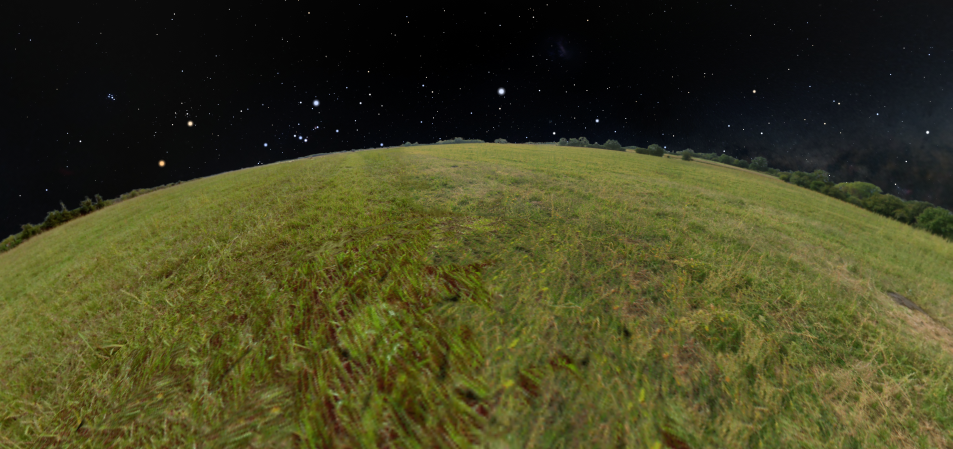
#> input picture stellarium/01.png, 1905 x 898 px, found by its file name (shown at 1/2 size)
$ python main.py
#> lines starting #> are read from the running program, lines starting #| are printed output that depends on the picture; after the words box and inside, x2 and y2 are one past the last pixel; in counts of white or black regions, pixels touching at a corner belong together; long printed decimals are rounded
from cmath import pi
import math
import cv2
import numpy as np
import matplotlib.pyplot as plt
import sympy as sp
import os


# Analisa a entrada do dado ( imagem )
def analyze_data(file: str):
     if os.path.exists(file):
          return file
     else:
          print('Not found')


# Obtem a imagem em Canny Edge e salva imagens na pasta
def get_edges(image):
     image = cv2.convertScaleAbs(image,20,1)
     median = cv2.medianBlur(image,35) # Aplica desfoque na imagem
     gray = cv2.cvtColor(median,cv2.COLOR_BGR2GRAY) # Convert image to grayscale
     edges = cv2.Canny(gray,50,150,apertureSize=3)  # Use canny edge detection

     cv2.imwrite('./stellarium/01/DetectedLines.png',image) # Salva imagem original
     cv2.imwrite('./stellarium/01/DetectedEdges.png',edges) # Salva versão canny edge da imagem
     cv2.imwrite('./stellarium/01/DetectedMedianFilter.png',median) # Salva versão borrada da imagem
     return edges


# Aplica Transformada de Hough na imagem Canny Edge e obter linhas
def hough_transformation(edges):
     lines = cv2.HoughLinesP(
               edges, # Input imagem edge
               1, # Resolução da distancia em pixels
               pi/180, # Angulo da resolução em radianos
               threshold=50, # Numero minimo de votos para criar linha válida
               minLineLength=20, # Tamanho minimo permitido da linha
               maxLineGap=5 # Gap maximo permitido entre linhas para elas se juntarem
               )
     return lines


# Obtem pontos dada as linhas da Transformada de Hough
def get_x_and_y(image,edges):
     lines = hough_transformation(edges) # Chamada da função
     x = []
     y = []
     for points in lines: # Pegar pontos de todas linhas

          x1,y1,x2,y2=points[0]

          x.append(x1) # Add lista de pontos x

          y.append(y1*(-1)) # Add lista de pontos y (É preciso inverter o sinal de y pois o plano cartesiano do OpenCV é diferente do Matplotlib)

          x.append(x2) # Add lista de pontos x

          y.append(y2*(-1)) # Add lista de pontos y (É preciso inverter o sinal de y pois o plano cartesiano do OpenCV é diferente do Matplotlib)

          cv2.line(image,(x1,y1),(x2,y2),(0,255,0),2) # Cria linhas na imagem original dado dois pontos de coordenadas.

          # print(x)

     # print(f'x = {x}') # Verifica valores x
     # print(f'y = {y}') # Verifica valores y
     cv2.imshow('image', image) # Exibe imagem com as linhas
     return x,y # Retorna array com os pontos x e y


# Cria linha de tendencia dado os pontos x e y
def tredline_function(x,y):
     eq_trendline_array = np.polyfit(x,y,2) # Equação da linha de tendencia em array
     eq_trendline = np.poly1d(eq_trendline_array)# Equação da linha de tendencia.
     return eq_trendline,eq_trendline_array


# Obtem os valores medios da função
def median_values(function_array):
     # Testar para todas as extremidades do quadrante
     # Depende do tamanho da imagem
     # No caso do OpenCV, geralmente a imagem esta em uma resolução de 1050x590
     # Cuidado com os eixos do plano cartesiano (ponto de origem está em cima na esquerda)
     x_width_max = 1050 # Tamanho máximo
     x_width_min = 0
     y_height_max = -590
     y_height_min = 0
     a = function_array[0]
     b = function_array[1]
     c = function_array[2]
     roots = []
     x = sp.symbols('x')
     function_y = (a*x**2)+(b*x)+c
     result_x_plus_max = (-b + (b**2 - 4*a*(c+(y_height_max*(-1))))**(1/2)) / (2*a) # Bhaskara x1 com -590
     result_x_plus_min = (-b + (b**2 - 4*a*(c+(y_height_min*(-1))))**(1/2)) / (2*a) # Bhaskara x1 com 0
     result_x_minus_max = (-b - (b**2 - 4*a*((c+y_height_max*(-1))))**(1/2)) / (2*a) # Bhaskara x2 com -590
     result_x_minus_min = (-b - (b**2 - 4*a*((c+y_height_min*(-1))))**(1/2)) / (2*a) # Bhaskara x2 com 0
     roots.append(result_x_plus_max)
     roots.append(result_x_minus_max)
     roots.append(result_x_plus_min)
     roots.append(result_x_minus_min)
     result_y_max_x = function_y.subs(x,x_width_max)
     result_y_min_x = function_y.subs(x,x_width_min)
     if (result_y_max_x <= 0 and result_y_max_x >=-590 and result_y_min_x <= 0 and result_y_min_x >= -590):
          # print('A curva intersecta em x = 0 e x = 1050(1)')
          x_initial = 0
          x_final = 1050
     elif (result_x_plus_min >= 0 and result_x_plus_min <= 1050 and result_x_plus_max >= 0 and result_x_plus_max <= 1050) :
          # print('A curva intersecta em x = 0 e y = -590(2)')
          x_initial = result_x_plus_max
          x_final = result_x_plus_min
     elif (result_x_minus_min >= 0 and result_x_minus_min <= 1050 and result_x_minus_max >= 0 and result_x_minus_max <= 1050):
          # print('A curva intersecta em x = 0 e y = -590(3)')
          x_initial = result_x_minus_min
          x_final = result_x_minus_max
     elif (result_y_max_x <= 0 and result_y_max_x >=-590 and result_x_plus_max >= 0 and result_x_plus_max <=1050):
          # print('A curva intersecta em x = 10intel xeon prata50 e y = -590(4)')
          x_initial = result_x_plus_max
          x_final = 1050
     elif (result_y_min_x <= 0 and result_y_min_x >=-590 and result_x_minus_max >= 0 and result_x_minus_max <=1050):
          # print('A curva intersecta em x = 0 e y = -590(5)')
          x_initial = 0
          x_final = result_x_minus_max
     elif (result_y_min_x <= 0 and result_y_min_x >=-590 and result_x_plus_min >= 0 and result_x_plus_min <=1050):
          # print('A curva intersecta em x = 0 e y = 0(6)')
          x_initial = 0
          x_final = result_x_plus_min
     elif (result_y_max_x <= 0 and result_y_max_x >=-590 and result_x_minus_min >= 0 and result_x_minus_min <=1050):
          # print('A curva intersecta em x = 1050 e y = 0(7)')
          x_initial = result_x_minus_min
          x_final = 1050
     else:
          x_initial = 0
          x_final = 0
     return x_initial,x_final


def f(x):
     return a*x**2+b*x+c

def tangent_coefficients():
     x_points = np.array([float(x_in_curve), xm])
     y_points = np.array([float(y_in_curve), ym])
     function = np.polyfit(x_points,y_points,1)# Equação da linha de tendencia
     slope = function[0]
     intercept = function[1]
     a = -(1/slope)
     b = y_in_curve - (a)*(x_in_curve)
     return a,b

def tangent_equation(x):
     a,b = tangent_coefficients()
     return a*x+b


def plot_graph():
     plt.gca().xaxis.tick_top()
     plt.title("Curvatura da Terra")
     plt.plot(x,y, label='f(x)')
     plt.plot(x_in_curve,y_in_curve,'yo', label='Ponto de menor distância')
     plt.plot(xm,ym,'r',label='Centro da Imagem')
     plt.plot(x,reta_tangente,'r',label='Derivada',linestyle='-')
     plt.plot((x_in_curve,xm),(y_in_curve,ym),'go',linestyle='-')
     plt.xlim(0, 1050)
     plt.ylim(-590, 0)
     text_function = f"$f(x)={a:0.5f}\;x²{b:+0.4f}\;x\;{c:+0.4f}$"
     text_derivative = f"$f(x)'={tangent_slope:0.5f}\;x{tangent_intercept:+0.5f}$"
     plt.gca().text(0.45, 0.40, text_function,transform=plt.gca().transAxes,fontsize=8, verticalalignment='top')
     plt.gca().text(0.45, 0.35, text_derivative,transform=plt.gca().transAxes,fontsize=8, verticalalignment='top')

     # # Definir os rótulos dos eixos x e y
     plt.xlabel('x')
     plt.ylabel('y')
     plt.grid()
     # # Adicionar uma legenda
     plt.legend()

# ===================== Programa Principal ===================== #

src = './stellarium/01.png'
file = analyze_data(src)
image = cv2.imread(file,cv2.IMREAD_UNCHANGED)
#> image is the input picture: shape (898, 1905, 4); mean B, G, R, A 32.3, 65.5, 65.9, 255

width_image = 1050
height_image = 590
xm = width_image/2
ym = -height_image/2
dsize = (width_image,height_image)
image = cv2.resize(image,dsize)
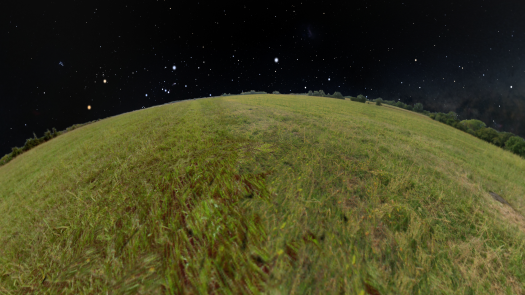
#> image: shape (590, 1050, 4) (shown at 1/2 size); mean B, G, R, A 32.2, 65.4, 65.8, 255
fov = 48.8
pixel_height = fov/height_image
earth_radius = 6378
orbit_distance = 430


edges = get_edges(image)
#> in get_edges, `median = cv2.medianBlur(image,35)`:
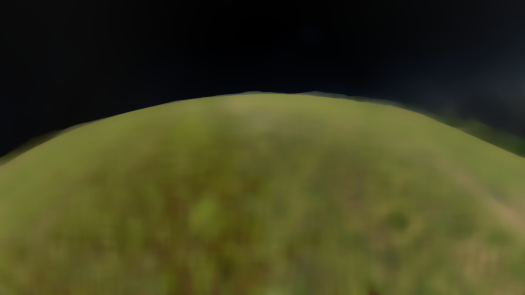
#> median: shape (590, 1050, 4) (shown at 1/2 size); mean of channels 0, 1, 2, 3 31.5, 65.3, 65.3, 255; drawn as B, G, R
#> in get_edges, `gray = cv2.cvtColor(median,cv2.COLOR_BGR2GRAY)`:
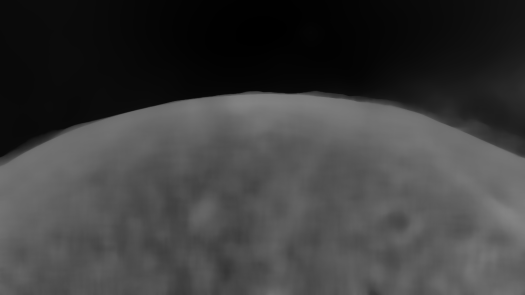
#> gray: shape (590, 1050) (shown at 1/2 size); min 0, max 133, mean 61.4
#> in get_edges, `edges = cv2.Canny(gray,50,150,apertureSize=3)`:
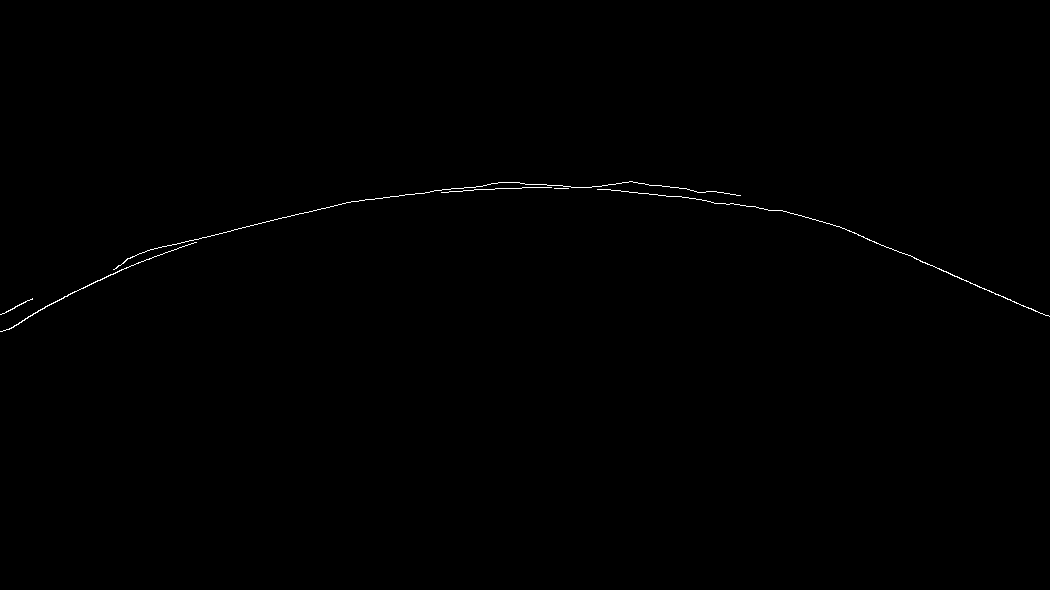
#> edges: shape (590, 1050); 0.25% white in thin lines or dots, all inside (x1, y1, x2, y2) = (0, 181, 1050, 332)
x_points_array,y_points_array = get_x_and_y(image,edges)
#> in hough_transformation, `lines = cv2.HoughLinesP( edges,`: lines = 17 rows, first 6: [914, 258, 1016, 302], [166, 246, 346, 202], [463, 190, 512, 188], [598, 189, 637, 192], [28, 316, 110, 274], [405, 194, 429, 192]
#> the loop in get_x_and_y, `for points in lines:` made 17 passes
#> after the loop in get_x_and_y, `for points in lines:`:
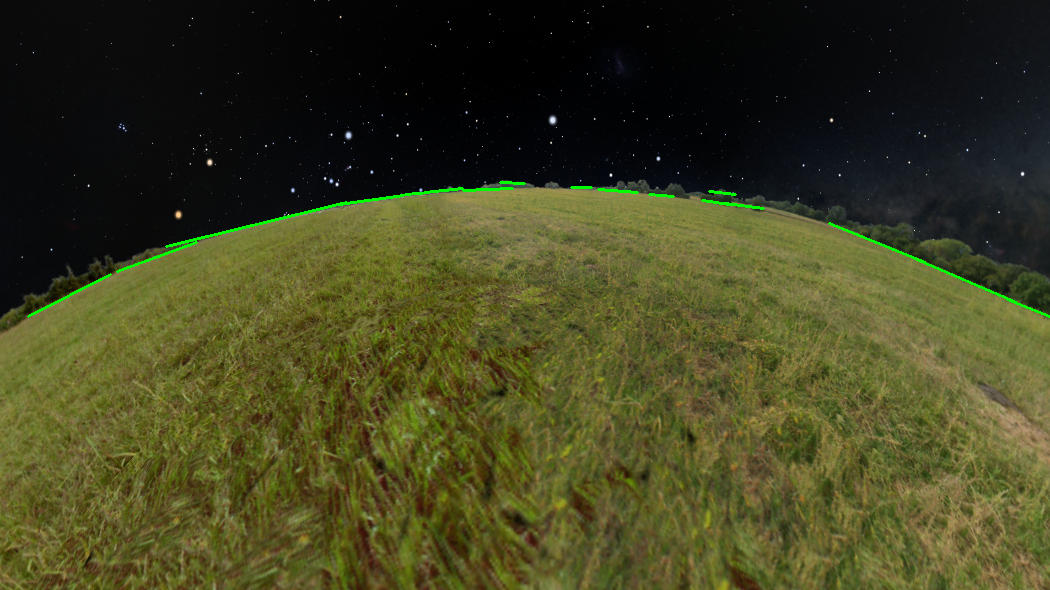
#> image: shape (590, 1050, 4); 0.45% of pixels changed, all inside (x1, y1, x2, y2) = (27, 181, 1050, 318)
#> after the loop in get_x_and_y, `for points in lines:`: x = 34 values, max 1049 at index 29, min 28 at index 8, mean 566.1; y = 34 values, max -182 at index 22, min -316 at index 8, mean -219.5
#> x_points_array has the same summary as x in get_x_and_y; y_points_array has the same summary as y in get_x_and_y
print(x_points_array)
#| [914, 1016, 166, 346, 463, 512, 598, 637, 28, 110, 405, 429, 571, 591, 117, 196, 425, 462, 829, 925, 725, 763, 500, 524, 709, 735, 702, 729, 1007, 1049, 339, 403, 649, 673]
function,function_array = tredline_function(x_points_array,y_points_array)
#> in tredline_function, `eq_trendline_array = np.polyfit(x,y,2)`: eq_trendline_array = [-0.0005, 0.536, -327.7]
#> function_array = [-0.0005, 0.536, -327.7]
a = function_array[0]
#> a = -0.0005
b = function_array[1]
#> b = 0.536
c = function_array[2]
#> c = -327.7
x_initial,x_final = median_values(function_array)
#> in median_values, `a = function_array[0]`: a = -0.0005
#> in median_values, `b = function_array[1]`: b = 0.536
#> in median_values, `c = function_array[2]`: c = -327.7
#> in median_values, `result_x_plus_max = (-b + (b**2 - 4*a*(c+(y_height_max*(-1))))**(1/2))..`: result_x_plus_max = -365.1
#> in median_values, `result_x_plus_min = (-b + (b**2 - 4*a*(c+(y_height_min*(-1))))**(1/2))..`: result_x_plus_min = nan
#> in median_values, `result_x_minus_max = (-b - (b**2 - 4*a*((c+y_height_max*(-1))))**(1/2)..`: result_x_minus_max = 1435.2
#> in median_values, `result_x_minus_min = (-b - (b**2 - 4*a*((c+y_height_min*(-1))))**(1/2)..`: result_x_minus_min = nan
#> x_initial = 0; x_final = 1050

x = sp.symbols('x')
dif = sp.diff(f(x), x)
equation = sp.Eq(1 / dif, -(f(x)-ym) / (x - xm))

# Resolvendo a equação
solutions = sp.solve(equation, x)
#> solutions = 3 items
x_in_curve = solutions[0]
y_in_curve = f(x_in_curve)

print(f'P({x_in_curve},{y_in_curve})')
#| P(523.753,-184.517)
f_prime_value = dif.subs(x, x_in_curve).evalf()
f_value = y_in_curve

d = abs((f_prime_value*xm-(ym)+(f_value-f_prime_value*x_in_curve))/(sp.sqrt((f_prime_value)**2+1)))
print(f'Distancia: {d}')
#| Distancia: 110.490

tangent_slope,tangent_intercept = tangent_coefficients()
#> in tangent_coefficients, `x_points = np.array([float(x_in_curve), xm])`: x_points = [523.8, 525]
#> in tangent_coefficients, `y_points = np.array([float(y_in_curve), ym])`: y_points = [-184.5, -295]
#> in tangent_coefficients, `function = np.polyfit(x_points,y_points,1)# Equação da linha de tenden..`: function = [-88.6, 46220.9]
#> in tangent_coefficients, `slope = function[0]`: slope = -88.6
#> in tangent_coefficients, `intercept = function[1]`: intercept = 46220.9
#> in tangent_coefficients, `a = -(1/slope)`: a = 0.0113
#> tangent_slope = 0.0113


x = np.linspace(0, 1200, 1000)
reta_tangente = tangent_equation(x)
y = f(x)
#> y = 1000 values, max -184.5 at index 445, min -405.8 at index 999, mean -246.7

plot_graph()
#> in plot_graph, `text_function = f"$f(x)={a:0.5f}\;x²{b:+0.4f}\;x\;{c:+0.4f}$"`: text_function = '$f(x)=-0.00050\\;x²+0.5356\\;x\\;-327.7207$'
#> in plot_graph, `text_derivative = f"$f(x)'={tangent_slope:0.5f}\;x{tangent_intercept:+..`: text_derivative = "$f(x)'=0.01129\\;x-190.42821$"
plt.show()
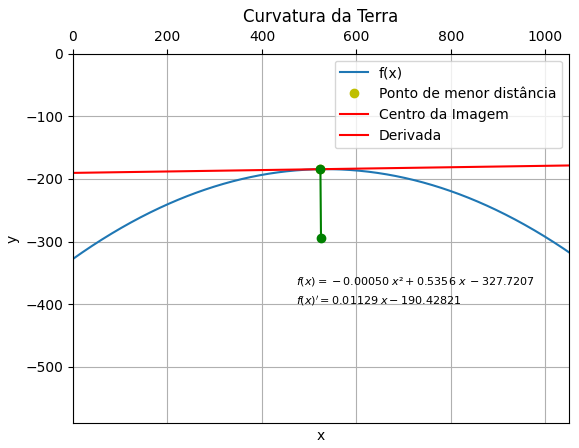
#> figure drawn by matplotlib, 1 panel; curve peaks at x = 534.5, y = -184.5

$ run again, with stellarium/02.png copied over stellarium/01.png
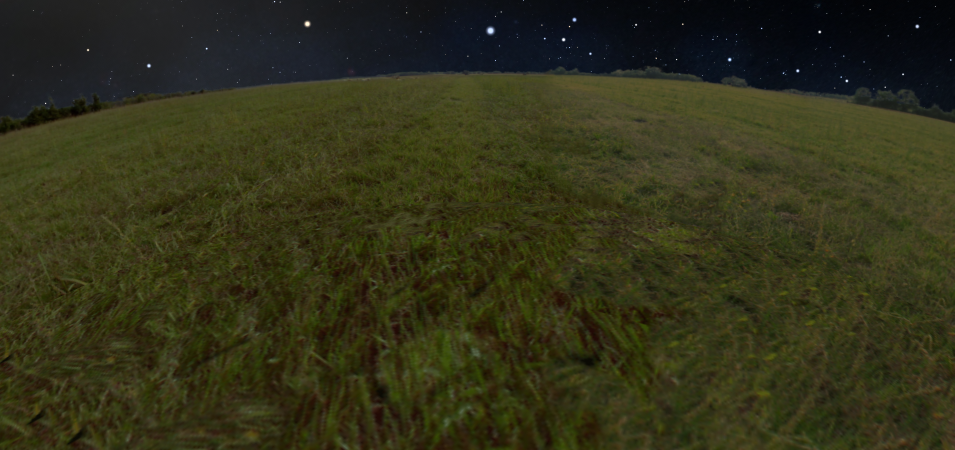
#> input picture stellarium/02.png, 1910 x 900 px, found by its file name (shown at 1/2 size)
#> image is the input picture: shape (900, 1910, 4); mean B, G, R, A 24.7, 49.2, 49.3, 255
#> edges: shape (590, 1050); 0.11% white in thin lines or dots, all inside (x1, y1, x2, y2) = (246, 88, 934, 124)
#> in hough_transformation, `lines = cv2.HoughLinesP( edges,`: lines = [[266, 114, 389, 101], [444, 94, 495, 94], [882, 119, 922, 123], [541, 94, 573, 94], [501, 93, 525, 94], [679, 92, 710, 88]]
#> the loop in get_x_and_y, `for points in lines:` made 6 passes
#> after the loop in get_x_and_y, `for points in lines:`:
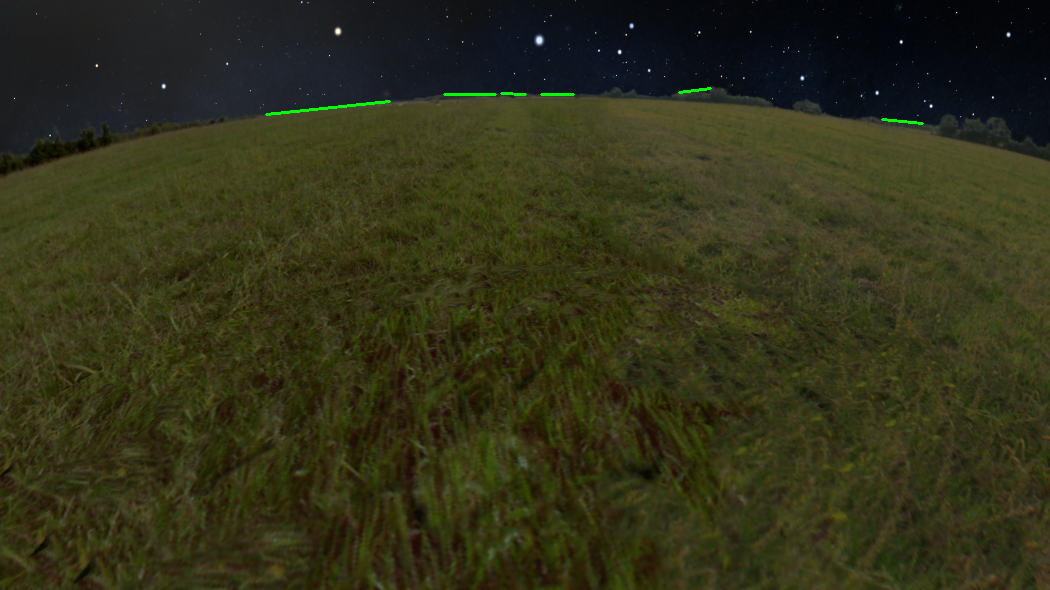
#> image: shape (590, 1050, 4); mean B, G, R, A 24.5, 49.4, 49.1, 254.6
#> after the loop in get_x_and_y, `for points in lines:`: x = [266, 389, 444, 495, 882, 922, 541, 573, 501, 525, 679, 710]; y = [-114, -101, -94, -94, -119, -123, -94, -94, -93, -94, -92, -88]
#> x_points_array has the same summary as x in get_x_and_y; y_points_array has the same summary as y in get_x_and_y
#| [266, 389, 444, 495, 882, 922, 541, 573, 501, 525, 679, 710]
#> eq_trendline_array = [-0.00026, 0.299, -176.9]
#> `a = function_array[0]`: a = -0.00026
#> `b = function_array[1]`: b = 0.299
#> `c = function_array[2]`: c = -176.9
#> in median_values, `a = function_array[0]`: a = -0.00026
#> in median_values, `b = function_array[1]`: b = 0.299
#> in median_values, `c = function_array[2]`: c = -176.9
#> result_x_plus_max = -810.4
#> result_x_plus_min = nan
#> result_x_minus_max = 1957.9
#> result_x_minus_min = nan
#> x_initial = 0; x_final = 1050
#> solutions = 3 items
#| P(519.237,-91.952)
#| Distancia: 203.130
#> x_points = [519.2, 525]
#> y_points = [-91.95, -295]
#> function = [-35.23, 18203]
#> slope = -35.23
#> intercept = 18203
#> in tangent_coefficients, `a = -(1/slope)`: a = 0.0284
#> `y = f(x)`: y = 1000 values, max -91.18 at index 478, min -193.3 at index 999, mean -122.7
#> text_function = '$f(x)=-0.00026\\;x²+0.2988\\;x\\;-176.8854$'
#> text_derivative = "$f(x)'=0.02838\\;x-106.68894$"
#> `plt.show()`:
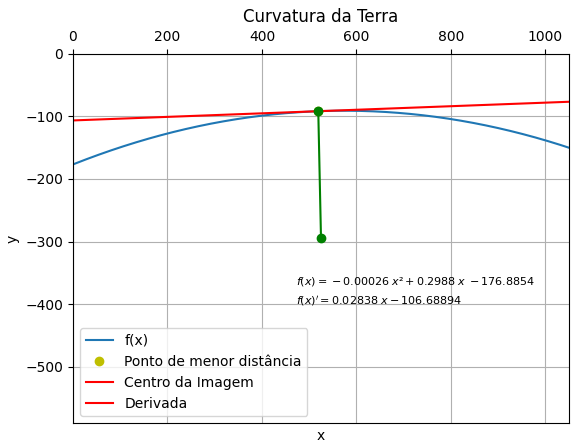
#> figure drawn by matplotlib, 1 panel; curve peaks at x = 574.2, y = -91.18
